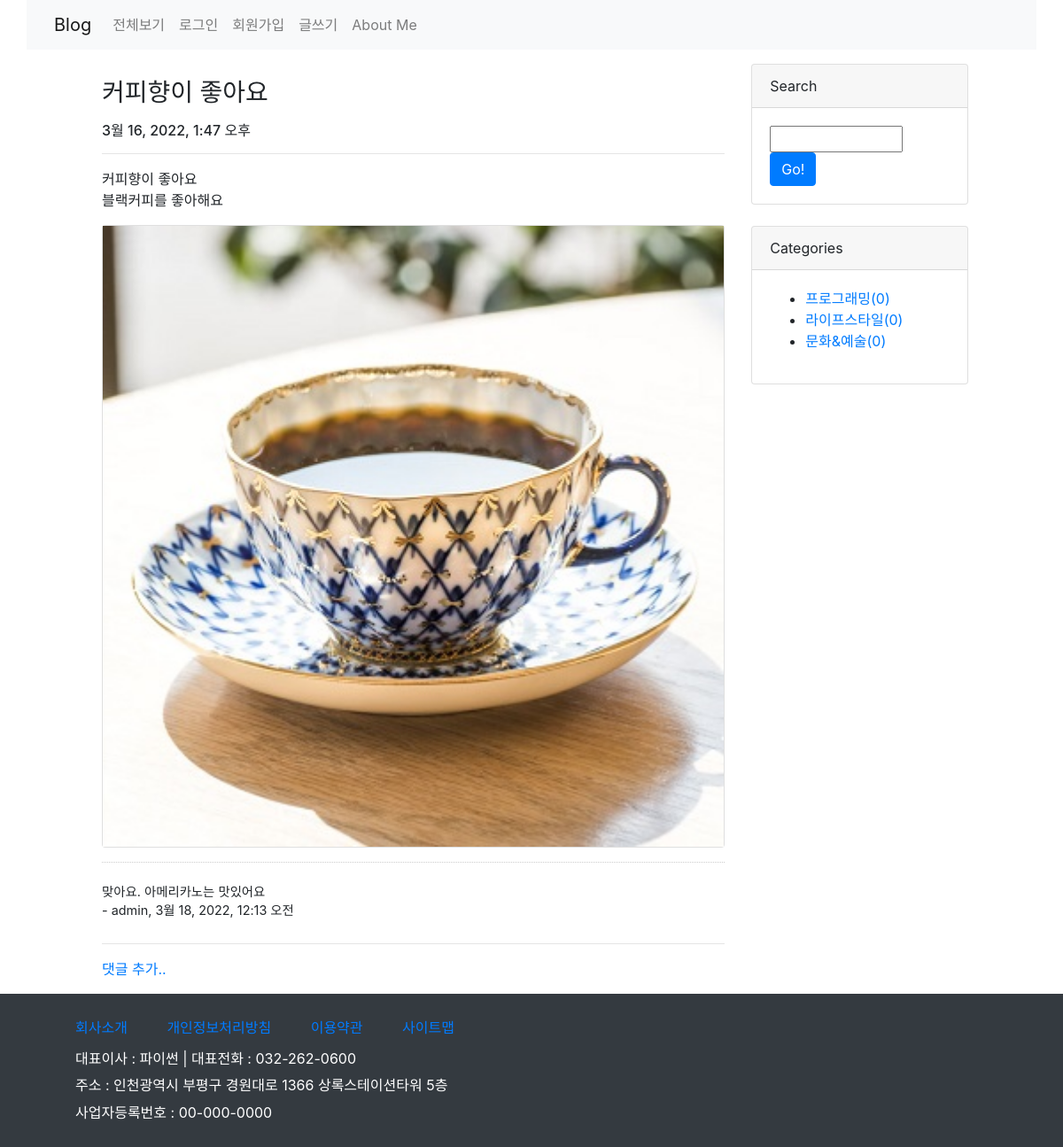
/blog/30/, run on the app's committed database.
### blog/models.py (models this page shows, shortened)
class Post(models.Model):
    author = models.ForeignKey(User, on_delete=models.CASCADE)   # 글쓴이
    title = models.CharField(max_length=100)                     # 포스트 제목
    content = models.TextField()                                 # 포스트 내용
    pub_date = models.DateTimeField()                            # 작성일
    modify_date = models.DateTimeField(null=True, blank=True)    # 수정일
    photo = models.ImageField(upload_to='blog/images/%Y/%m/%d/',
                              null=True, blank=True)             # 사진
    category = models.ForeignKey(Category, null=True, blank=True,
                            on_delete=models.SET_NULL)           # 카테고리

class Comment(models.Model):
    author = models.ForeignKey(User, on_delete=models.CASCADE) # 댓글 글쓴이
    content = models.TextField()                               # 댓글 내용
    pub_date = models.DateTimeField()                          # 댓글 작성일
    modify_date = models.DateTimeField(null=True, blank=True)  # 댓글 수정일
    post = models.ForeignKey(Post, null=True, blank=True,      # 포스트(외래키)
                             on_delete=models.CASCADE)

class Category(models.Model):
    name = models.CharField(max_length=50, unique=True)
    slug = models.SlugField(max_length=200, unique=True, allow_unicode=True)
    def __str__(self):
        return self.name
    def get_absolute_url(self):
        return f'/blog/category/{self.slug}/'
    class Meta:
        verbose_name_plural = 'Categories'

### blog/views.py (the view)
# urls.py: path('<int:pk>/', views.detail, name='detail'),
def detail(request, pk):
    post = get_object_or_404(Post, pk=pk)  #url경로 오류 처리
    context = {
        'post':post,
        'categories': Category.objects.all(),
    }
    return render(request, 'blog/post_detail.html', context)

### templates/blog/post_detail.html (shortened to what this page needs)
{% extends 'base.html' %}
{% block content %}
<section>
<div class="container my-3">
    <div class="row my-3">
        <div class="col-md-8">
            <h3 class="my-3">{{ post.title }}</h3>
            <h6>
                {{ post.pub_date }}
            </h6>
            <hr>
             <div class="my-3" style="white-space:pre-line">{{ post.content }}</div>
            {% if post.photo %}
            <div class="card">
                <img src="{{ post.photo.url }}">
            </div>
            {% endif %}
            <div class="my-3">
                {% for comment in post.comment_set.all %}
                <div class="comment">
                    <span style="white-space:pre-line">
                        {{ comment.content }}
                    </span>
                    <span>
                        - {{ comment.author }}, {{ comment.pub_date }}
                    </span>
                </div>
                {% endfor %}
            </div>
            <hr>
            <div class="mt-3">
                <a href="{% url 'blog:comment_create' post.id %}">댓글 추가..</a>
            </div>
        </div>
        <div class="col-md-3">
            <div class="card mb-4">
                <div class="card-header">Search</div>
                    <div class="card-body">
                        <div class="input-group">
                            <input type="text" class="kw" value="{{ kw|default_if_none:'' }}" style="width:150px;">&nbsp;&nbsp;
                            <button type="button" id="btn_search"
                                    class="btn btn-primary" >Go!</button>
                        </div>
                    </div>
            </div>
            <div class="card mb-4">
                <div class="card-header">Categories</div>
                <div class="card-body">
                    <ul>
                        {% for category in categories %}
                        <li>
                            <a href="{{ category.get_absolute_url }}">
                                {{ category }}({{ category.post_set.count }})
                            </a>
                        </li>
                        {% endfor %}
                    </ul>
                </div>
            </div>
        </div>
    </div>
</div>
</section>
{% endblock %}

### static/blog/css/style.css (style rules this page uses)
.comment { border-top: 1px dotted #ccc; font-size:0.9em; padding-bottom:10px; }
section { margin-left:100px }

### data on the page
Post: title "커피향이 좋아요", pub_date "3월 16, 2022, 1:47 오후", content "커피향이 좋아요 블랙커피를 좋아해요", photo (picture)
Comment: content "맞아요. 아메리카노는 맛있어요", author "admin", pub_date "3월 18, 2022, 12:13 오전"
Category: name "프로그래밍", post_set.count "0"
Category: name "라이프스타일", post_set.count "0"
Category: name "문화&예술", post_set.count "0"
